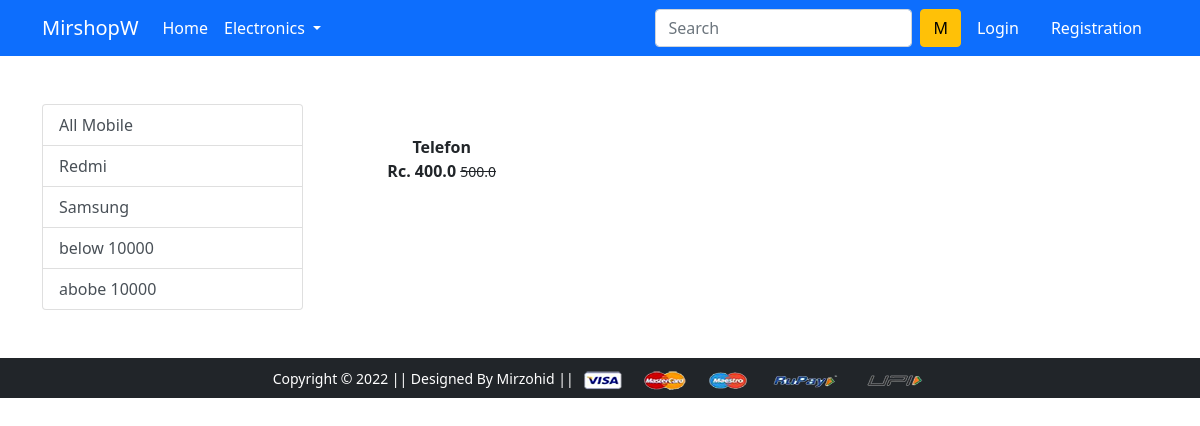
/mobile/, run on the app's committed database.
### app/models.py (models this page shows, shortened)
class Product(models.Model):
    title = models.CharField(max_length=100)
    selling_price = models.FloatField()
    discounted_price = models.FloatField()
    description = models.TextField()
    brand = models.CharField(max_length=100)
    category = models.CharField( choices=CATEGORY_CHOICES,max_length=2)
    product_image = models.ImageField(upload_to='productimg')

### app/views.py (the view)
# urls.py: path('mobile/', views.mobile, name='mobile'),
def mobile(request,data=None):
    if data == None:
        mobiles = Product.objects.filter(category='M')
    elif data == 'Redmi' or data == 'Samsung':
        mobiles = Product.objects.filter(category='M').filter(brand=data)
    elif data == 'below':
        mobiles = Product.objects.filter(category='M').filter(discounted_price__lt=10000)
    elif data == 'above':
        mobiles = Product.objects.filter(category='M').filter(discounted_price__gt=10000)
    return render(request, 'app/mobile.html',{'mobiles':mobiles})

### app/templates/app/mobile.html (shortened to what this page needs)
{% extends 'app/base.html' %}
{% load static %}
{% block main-content %}
<div class="container my-5">
 <div class="row">
  <div class="col-sm-3">
      <div class="list-group">
          <a href="{% url 'mobile' %}" class="list-group-item list-group-item-action" aria-current="true">All Mobile</a>
          <a href="{% url 'mobiledata' 'Redmi' %}" class="list-group-item list-group-item-action" aria-current="true">Redmi</a>
          <a href="{% url 'mobiledata' 'Samsung' %}" class="list-group-item list-group-item-action" aria-current="true">Samsung</a>
          <a href="{% url 'mobiledata' 'below' %}" class="list-group-item list-group-item-action" aria-current="true">below 10000</a>
          <a href="{% url 'mobiledata' 'above' %}" class="list-group-item list-group-item-action" aria-current="true">abobe 10000</a>
      </div>
  </div>
  <div class="col-sm-8">
      <div class="row">
          {% for product in mobiles %}
          <div class="col-sm-4 text-center mb-4">
              <a href="{% url 'product-detail' product.id %}" class="btn">
                  <div class="item">
                      <div class="fw-bold">{{product.title}}</div>
                      <div class="fw-bold">Rc. {{product.discounted_price}} <small class="fw-light text-decoration-line-through">{{product.selling_price}}</small></div>
                  </div>
              </a>
          </div>
          {% endfor %}
      </div>
  </div>
 </div>
</div>
{% endblock main-content %}

### data on the page
Product: title "Telefon", discounted_price "400.0", selling_price "500.0"
